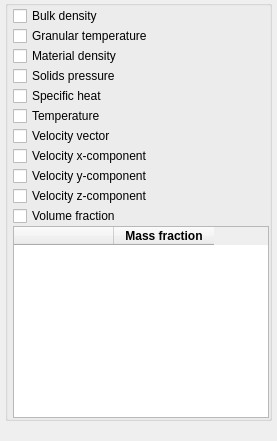
                     <widget class="QWidget" name="subpage_cell_solids">
                      <layout class="QGridLayout" name="gridLayout_17">
                       <property name="leftMargin">
                        <number>5</number>
                       </property>
                       <property name="topMargin">
                        <number>0</number>
                       </property>
                       <property name="rightMargin">
                        <number>5</number>
                       </property>
                       <property name="bottomMargin">
                        <number>0</number>
                       </property>
                       <property name="spacing">
                        <number>0</number>
                       </property>
                       <item row="0" column="0" alignment="Qt::AlignTop">
                        <widget class="QGroupBox" name="groupbox_cell_solids">
                         <property name="title">
                          <string/>
                         </property>
                         <property name="flat">
                          <bool>true</bool>
                         </property>
                         <layout class="QGridLayout" name="gridLayout_6">
                          <property name="leftMargin">
                           <number>5</number>
                          </property>
                          <property name="topMargin">
                           <number>0</number>
                          </property>
                          <property name="rightMargin">
                           <number>0</number>
                          </property>
                          <property name="bottomMargin">
                           <number>0</number>
                          </property>
                          <property name="spacing">
                           <number>0</number>
                          </property>
                          <item row="7" column="0">
                           <widget class="CheckBox" name="checkbox_keyword_vtk_u_s_args_VTK_P">
                            <property name="text">
                             <string>Velocity x-component</string>
                            </property>
                           </widget>
                          </item>
                          <item row="1" column="0">
                           <widget class="CheckBox" name="checkbox_keyword_vtk_theta_m_args_VTK_P">
                            <property name="text">
                             <string>Granular temperature</string>
                            </property>
                           </widget>
                          </item>
                          <item row="0" column="0">
                           <widget class="CheckBox" name="checkbox_keyword_vtk_rop_s_args_VTK_P">
                            <property name="text">
                             <string>Bulk density</string>
                            </property>
                           </widget>
                          </item>
                          <item row="16" column="0">
                           <widget class="QTableWidget" name="tablewidget_solids_mass_fraction">
                            <property name="selectionBehavior">
                             <enum>QAbstractItemView::SelectRows</enum>
                            </property>
                            <attribute name="horizontalHeaderMinimumSectionSize">
                             <number>10</number>
                            </attribute>
                            <attribute name="horizontalHeaderHighlightSections">
                             <bool>false</bool>
                            </attribute>
                            <attribute name="verticalHeaderVisible">
                             <bool>false</bool>
                            </attribute>
                            <attribute name="verticalHeaderHighlightSections">
                             <bool>false</bool>
                            </attribute>
                            <column>
                             <property name="text">
                              <string/>
                             </property>
                            </column>
                            <column>
                             <property name="text">
                              <string>Mass fraction</string>
                             </property>
                             <property name="font">
                              <font>
                               <weight>75</weight>
                               <bold>true</bold>
                              </font>
                             </property>
                            </column>
                           </widget>
                          </item>
                          <item row="8" column="0">
                           <widget class="CheckBox" name="checkbox_keyword_vtk_v_s_args_VTK_P">
                            <property name="text">
                             <string>Velocity y-component</string>
                            </property>
                           </widget>
                          </item>
                          <item row="9" column="0">
                           <widget class="CheckBox" name="checkbox_keyword_vtk_w_s_args_VTK_P">
                            <property name="text">
                             <string>Velocity z-component</string>
                            </property>
                           </widget>
                          </item>
                          <item row="4" column="0">
                           <widget class="CheckBox" name="checkbox_keyword_vtk_c_ps_args_VTK_P">
                            <property name="text">
                             <string>Specific heat</string>
                            </property>
                           </widget>
                          </item>
                          <item row="3" column="0">
                           <widget class="CheckBox" name="checkbox_keyword_vtk_p_s_args_VTK_P">
                            <property name="text">
                             <string>Solids pressure</string>
                            </property>
                           </widget>
                          </item>
                          <item row="6" column="0">
                           <widget class="CheckBox" name="checkbox_keyword_vtk_vel_s_args_VTK_P">
                            <property name="text">
                             <string>Velocity vector</string>
                            </property>
                           </widget>
                          </item>
                          <item row="2" column="0">
                           <widget class="CheckBox" name="checkbox_keyword_vtk_ro_s_args_VTK_P">
                            <property name="text">
                             <string>Material density</string>
                            </property>
                           </widget>
                          </item>
                          <item row="10" column="0">
                           <widget class="CheckBox" name="checkbox_keyword_vtk_ep_s_args_VTK_P">
                            <property name="text">
                             <string>Volume fraction</string>
                            </property>
                           </widget>
                          </item>
                          <item row="5" column="0">
                           <widget class="CheckBox" name="checkbox_keyword_vtk_t_s_args_VTK_P">
                            <property name="text">
                             <string>Temperature</string>
                            </property>
                           </widget>
                          </item>
                         </layout>
                        </widget>
                       </item>
                       <item row="1" column="0">
                        <spacer name="verticalSpacer_6">
                         <property name="orientation">
                          <enum>Qt::Vertical</enum>
                         </property>
                         <property name="sizeHint" stdset="0">
                          <size>
                           <width>20</width>
                           <height>20</height>
                          </size>
                         </property>
                        </spacer>
                       </item>
                      </layout>
                     </widget>
